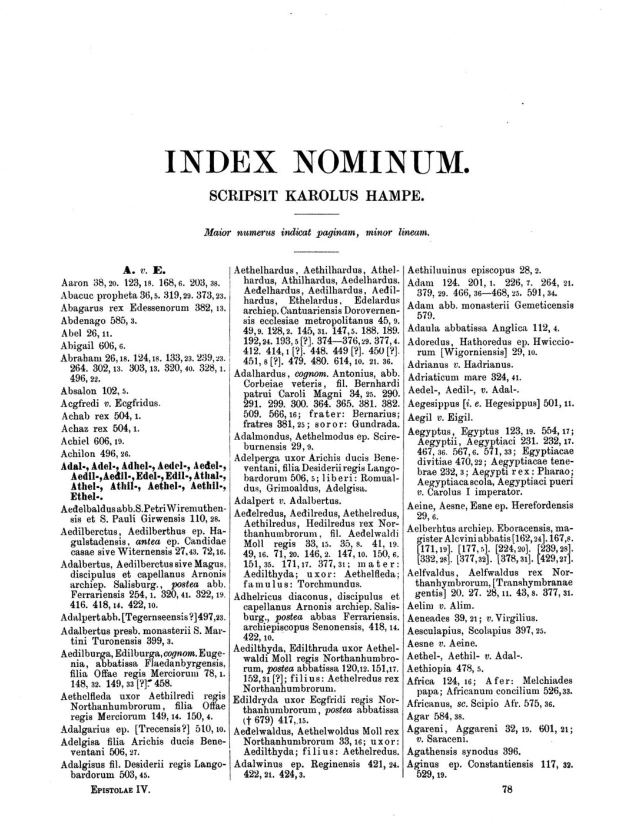
#> input picture data/index_02.JPG, 1243 x 1664 px, found by its file name (shown at 1/2 size)
$ python 04_OCR_index_copy.py
#> lines starting #> are read from the running program, lines starting #| are printed output that depends on the picture; after the words box and inside, x2 and y2 are one past the last pixel; in counts of white or black regions, pixels touching at a corner belong together
import pytesseract
import cv2

image = cv2.imread("data/index_02.JPG")
#> image is the input picture: shape (1664, 1243, 3); min 0, max 255, mean 232.9
base_image = image.copy()

gray = cv2.cvtColor(image, cv2.COLOR_BGR2GRAY)
cv2.imwrite("temp/index_gray.png",gray)

blur = cv2.GaussianBlur(gray, (7,7), 0)
cv2.imwrite("temp/index_blur.png",blur)

thresh = cv2.threshold(blur, 0, 255, cv2.THRESH_BINARY_INV + cv2.THRESH_OTSU)[1]
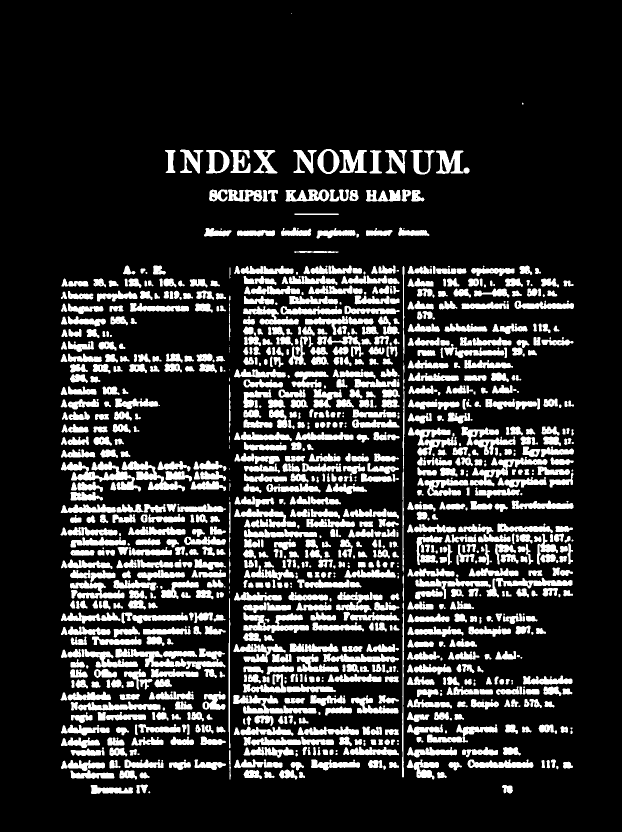
#> thresh: shape (1664, 1243) (shown at 1/2 size); 18% white; 1081 white regions (130 under 20 px), largest, box (x1, y1, x2, y2) and area: (230, 1297, 451, 1339) 3499, (122, 923, 282, 983) 3378, (140, 1140, 249, 1197) 2797
cv2.imwrite("temp/index.thresh.png",thresh)

kernel = cv2.getStructuringElement(cv2.MORPH_RECT, (3,13))
cv2.imwrite("temp/index_kernel.png",kernel)

dilate = cv2.dilate(thresh, kernel, iterations=1)
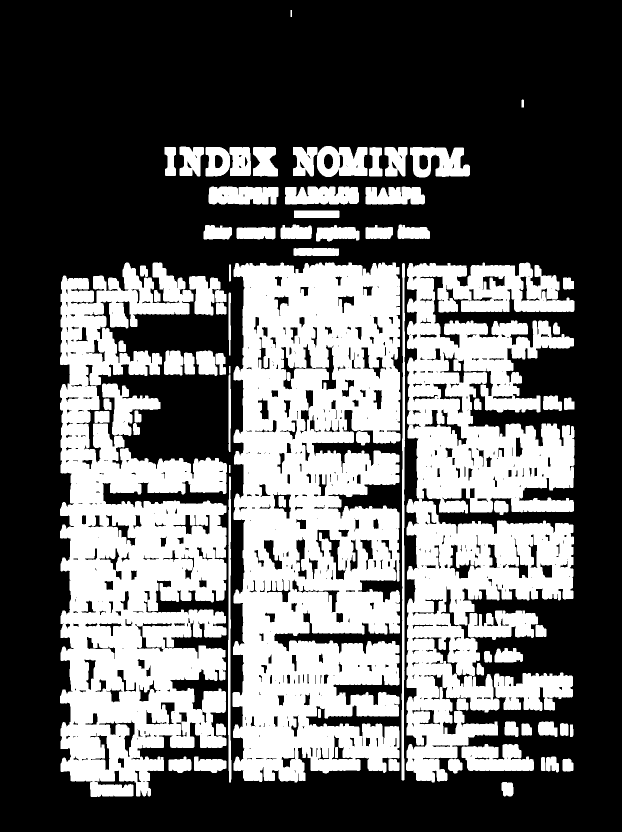
#> dilate: shape (1664, 1243) (shown at 1/2 size); 38.4% white; 80 white regions
cv2.imwrite("temp/index_dialate.png",dilate)

cnts = cv2.findContours(dilate, cv2.RETR_EXTERNAL, cv2.CHAIN_APPROX_SIMPLE)
#> cnts = 77 contours; largest, box (x1, y1, x2, y2) and area: (465, 525, 801, 1565) 293835, (120, 525, 454, 1594) 223008, (812, 525, 1149, 1565) 206388, (988, 1345, 1146, 1422) 8352, (586, 292, 735, 354) 7130
cnts = cnts[0] if len(cnts) ==  2 else cnts[1]
cnts = sorted(cnts, key=lambda x: cv2.boundingRect(x)[0])

results = []
for c in cnts:
    x, y, w, h = cv2.boundingRect(c)
    if h>200 and w>20:
        roi = image[y:y+h, x:x+w]
        cv2.rectangle(image, (x,y), (x+w, y+h), (36,225,12), 2)
#> (the run stopped early here; a loop or call above may not have finished)
